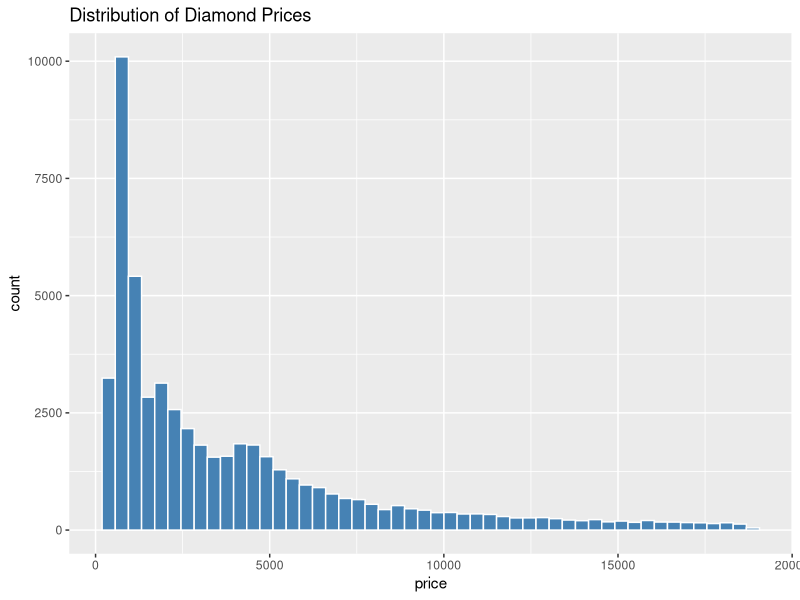
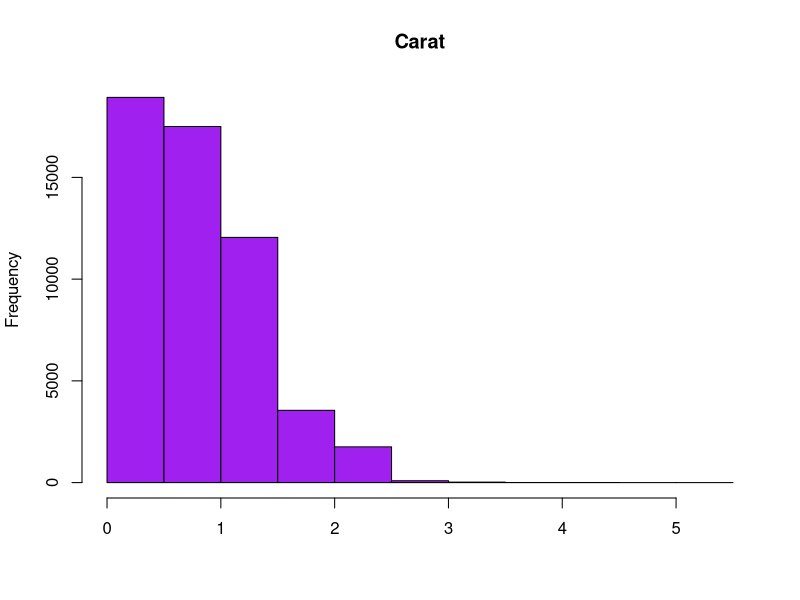
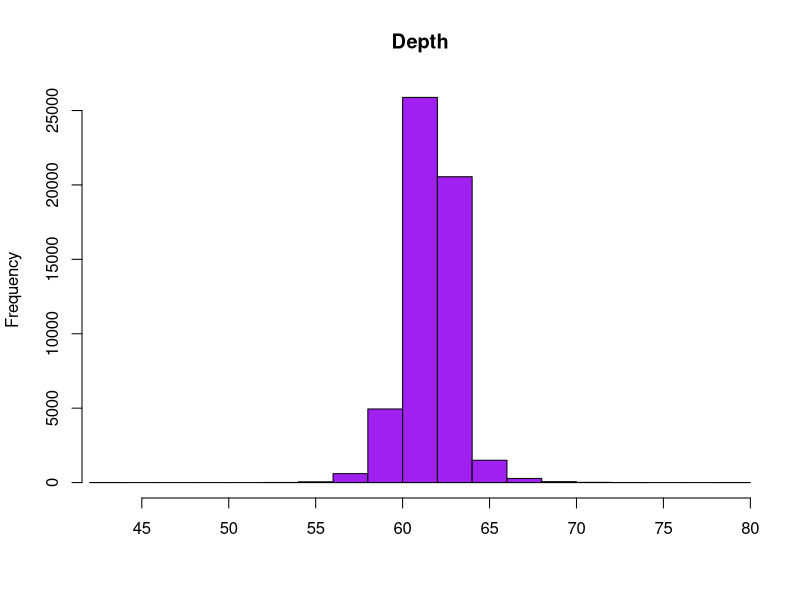
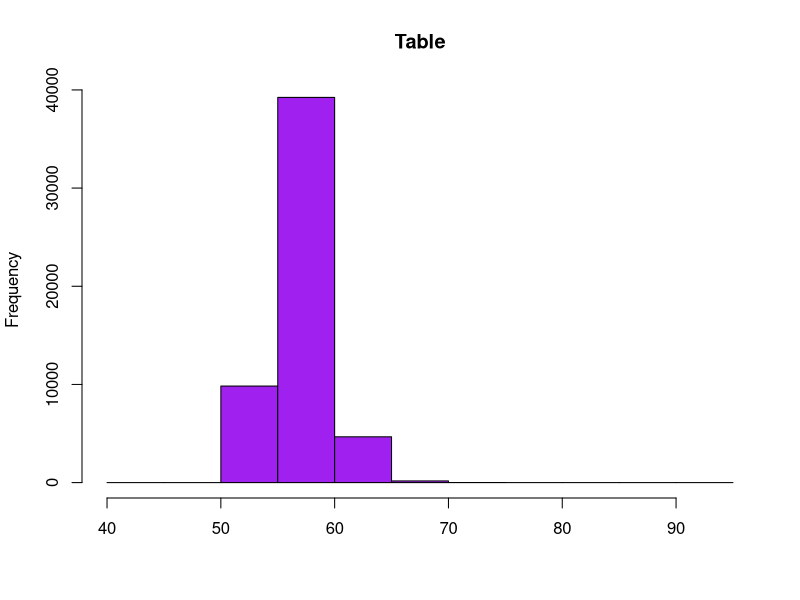
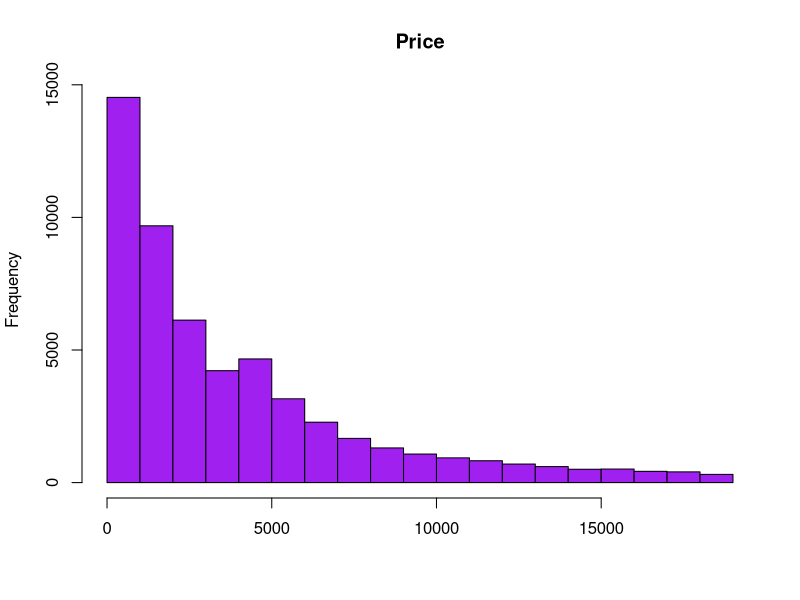
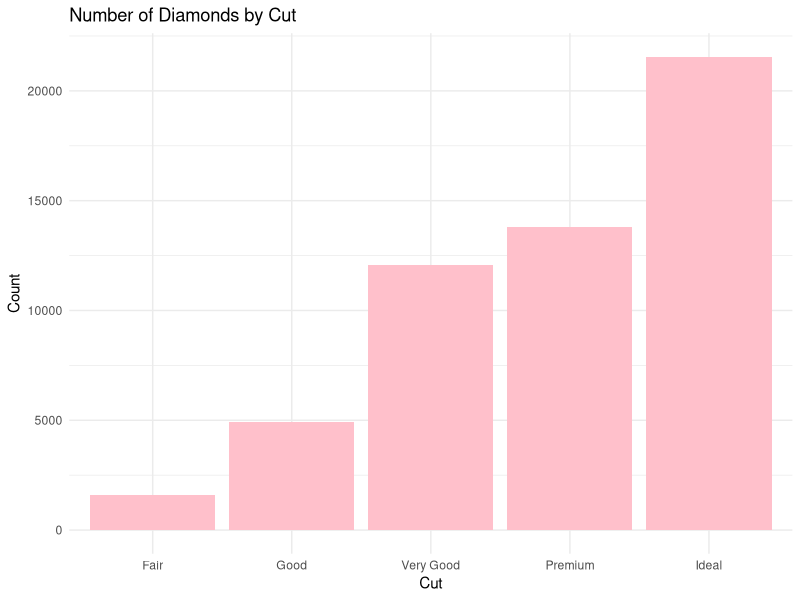
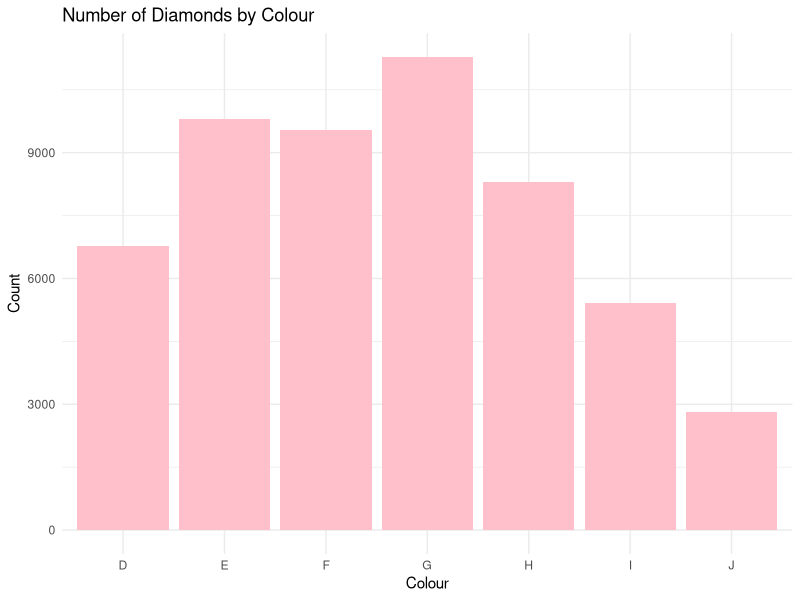
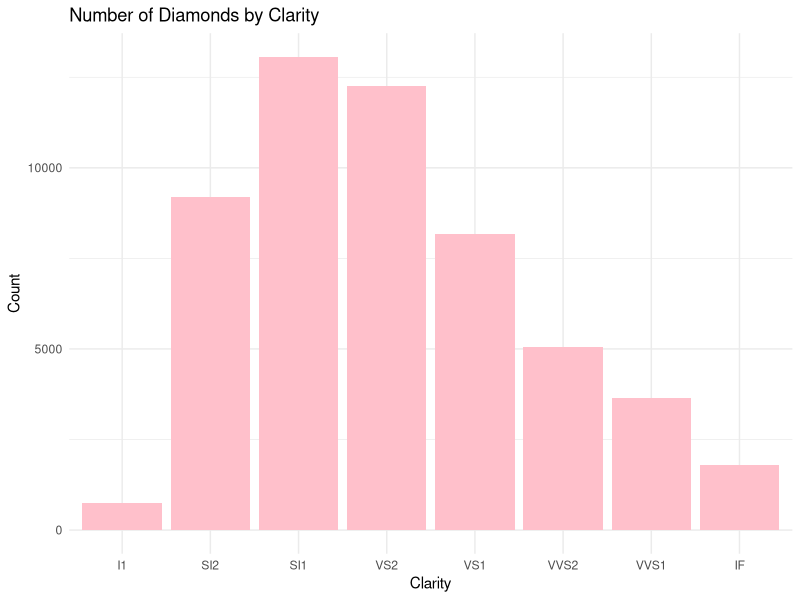

Reproduce these figures in R, in order.
## ---- chunk 1
knitr::opts_chunk$set(echo = TRUE, warning = FALSE, message = FALSE)
library(ggplot2)
library(dplyr)
library(randomForest)
library(ranger)  # faster Random Forest implementation
library(Metrics) # for RMSE and R-squared
library(corrplot)
## ---- chunk 2
data(diamonds)
head(diamonds)
## ---- chunk 3
sum(diamonds$x == 0)
sum(diamonds$y == 0)
sum(diamonds$z == 0)

diamonds <- subset(diamonds, x > 0 & y > 0 & z > 0)
## ---- chunk 4
sum(is.na(diamonds))
any(diamonds == "")
## ---- chunk 5

diamonds <- diamonds %>%
  mutate(price_per_carat = price / carat,
         log_price = log(price),
         log_carat = log(carat))
## ---- chunk 6

ggplot(diamonds, aes(price)) +
  geom_histogram(bins = 50, fill = "steelblue", color = "white") +
  labs(title = "Distribution of Diamond Prices")

hist(diamonds$carat, main = "Carat", xlab = "", col = "purple")

hist(diamonds$depth, xlim=c(43,79), main = "Depth", xlab = "", col = "purple")

hist(diamonds$table, main = "Table", xlab = "", col = "purple")

hist(diamonds$price, main = "Price", xlab = "", col = "purple")

## ---- chunk 7
ggplot(diamonds, aes(x = cut)) +
  geom_bar(fill = "pink") +
  labs(title = "Number of Diamonds by Cut", x = "Cut", y = "Count") +
  theme_minimal()

ggplot(diamonds, aes(x = color)) +
  geom_bar(fill = "pink") +
  labs(title = "Number of Diamonds by Colour", x = "Colour", y = "Count") +
  theme_minimal()

ggplot(diamonds, aes(x = clarity)) +
  geom_bar(fill = "pink") +
  labs(title = "Number of Diamonds by Clarity", x = "Clarity", y = "Count") +
  theme_minimal()
## ---- chunk 8
ggplot(diamonds, aes(cut, price_per_carat, fill = cut)) +
  geom_boxplot() +
  labs(title = "Price per Carat by Cut")
## ---- chunk 9
num_vars <- diamonds %>% select(price, carat, x, y, z)
cor_table <- cor(num_vars)
corrplot(cor_table, method = 'number')
## ---- chunk 10
set.seed(123)
n <- nrow(diamonds)
train_idx <- sample(1:n, size = 0.7*n)
train <- diamonds[train_idx, ]
test  <- diamonds[-train_idx, ]
## ---- chunk 11
train$cut    <- factor(train$cut, ordered = FALSE)
train$color  <- factor(train$color, ordered = FALSE)
train$clarity <- factor(train$clarity, ordered = FALSE)

fit <- lm(log_price ~ log_carat + cut + color + clarity, data = train)
summary(fit)
## ---- chunk 12
set.seed(123)
train_sample <- train %>% sample_n(10000)
rf_model <- ranger(price ~ carat + cut + color + clarity,
                   data = train_sample,
                   num.trees = 100,
                   importance = 'impurity')
rf_model
## ---- chunk 13
pred <- exp(predict(fit, newdata = test))
obs <- test$price

plot(obs, pred,
     xlab = "Observed Price", ylab = "Predicted Price",
     main = "Observed vs Predicted (Linear Regression)", pch = 19, col = rgb(0,0,1,0.4))
abline(0, 1, col = "red", lwd = 2)
## ---- chunk 14
residuals <- obs - pred
plot(pred, residuals,
     xlab = "Predicted Price", ylab = "Residuals",
     main = "Residuals vs Predicted", pch = 19, col = rgb(1,0.5,0,0.5))
abline(h = 0, col = "red", lwd = 2)
## ---- chunk 15
qqnorm(residuals, main = "QQ-Plot of Residuals")
qqline(residuals, col = "red", lwd = 2)
## ---- chunk 16
rmse_lm <- rmse(obs, pred)
r2_lm <- 1 - sum((obs - pred)^2) / sum((obs - mean(obs))^2)
rmse_lm; r2_lm
## ---- chunk 17
rf_pred <- predict(rf_model, data = test)$predictions
rmse_rf <- rmse(obs, rf_pred)
r2_rf <- 1 - sum((obs - rf_pred)^2) / sum((obs - mean(obs))^2)
rmse_rf; r2_rf

importance(rf_model)
